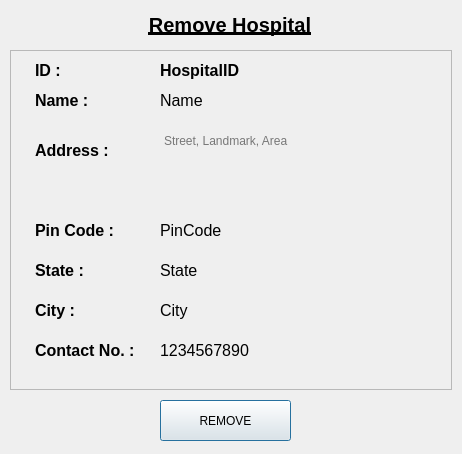
<?xml version="1.0" encoding="UTF-8"?>
<ui version="4.0">
 <class>Dialog</class>
 <widget class="QDialog" name="Dialog">
  <property name="geometry">
   <rect>
    <x>0</x>
    <y>0</y>
    <width>462</width>
    <height>454</height>
   </rect>
  </property>
  <property name="windowTitle">
   <string>Dialog</string>
  </property>
  <widget class="QPushButton" name="addButton">
   <property name="geometry">
    <rect>
     <x>160</x>
     <y>400</y>
     <width>131</width>
     <height>41</height>
    </rect>
   </property>
   <property name="text">
    <string>REMOVE</string>
   </property>
  </widget>
  <widget class="QFrame" name="frame">
   <property name="geometry">
    <rect>
     <x>10</x>
     <y>50</y>
     <width>442</width>
     <height>340</height>
    </rect>
   </property>
   <property name="styleSheet">
    <string notr="true"/>
   </property>
   <property name="frameShape">
    <enum>QFrame::StyledPanel</enum>
   </property>
   <property name="frameShadow">
    <enum>QFrame::Raised</enum>
   </property>
   <widget class="QLabel" name="nameLabel">
    <property name="geometry">
     <rect>
      <x>25</x>
      <y>30</y>
      <width>101</width>
      <height>41</height>
     </rect>
    </property>
    <property name="text">
     <string>&lt;html&gt;&lt;head/&gt;&lt;body&gt;&lt;p&gt;&lt;span style=&quot; font-size:12pt; font-weight:600;&quot;&gt;Name :&lt;/span&gt;&lt;/p&gt;&lt;/body&gt;&lt;/html&gt;</string>
    </property>
   </widget>
   <widget class="QLabel" name="addressLabel">
    <property name="geometry">
     <rect>
      <x>25</x>
      <y>80</y>
      <width>101</width>
      <height>41</height>
     </rect>
    </property>
    <property name="text">
     <string>&lt;html&gt;&lt;head/&gt;&lt;body&gt;&lt;p&gt;&lt;span style=&quot; font-size:12pt; font-weight:600;&quot;&gt;Address :&lt;/span&gt;&lt;/p&gt;&lt;/body&gt;&lt;/html&gt;</string>
    </property>
   </widget>
   <widget class="QLabel" name="contactLabel">
    <property name="geometry">
     <rect>
      <x>25</x>
      <y>290</y>
      <width>131</width>
      <height>21</height>
     </rect>
    </property>
    <property name="text">
     <string>&lt;html&gt;&lt;head/&gt;&lt;body&gt;&lt;p&gt;&lt;span style=&quot; font-size:12pt; font-weight:600;&quot;&gt;Contact No. :&lt;/span&gt;&lt;/p&gt;&lt;/body&gt;&lt;/html&gt;</string>
    </property>
   </widget>
   <widget class="QLabel" name="stateLabel">
    <property name="geometry">
     <rect>
      <x>25</x>
      <y>200</y>
      <width>101</width>
      <height>41</height>
     </rect>
    </property>
    <property name="text">
     <string>&lt;html&gt;&lt;head/&gt;&lt;body&gt;&lt;p&gt;&lt;span style=&quot; font-size:12pt; font-weight:600;&quot;&gt;State :&lt;/span&gt;&lt;/p&gt;&lt;/body&gt;&lt;/html&gt;</string>
    </property>
   </widget>
   <widget class="QLabel" name="pinCodeLabel">
    <property name="geometry">
     <rect>
      <x>25</x>
      <y>160</y>
      <width>101</width>
      <height>41</height>
     </rect>
    </property>
    <property name="text">
     <string>&lt;html&gt;&lt;head/&gt;&lt;body&gt;&lt;p&gt;&lt;span style=&quot; font-size:12pt; font-weight:600;&quot;&gt;Pin Code :&lt;/span&gt;&lt;/p&gt;&lt;/body&gt;&lt;/html&gt;</string>
    </property>
   </widget>
   <widget class="QLabel" name="cityLabel">
    <property name="geometry">
     <rect>
      <x>25</x>
      <y>240</y>
      <width>101</width>
      <height>41</height>
     </rect>
    </property>
    <property name="text">
     <string>&lt;html&gt;&lt;head/&gt;&lt;body&gt;&lt;p&gt;&lt;span style=&quot; font-size:12pt; font-weight:600;&quot;&gt;City :&lt;/span&gt;&lt;/p&gt;&lt;/body&gt;&lt;/html&gt;</string>
    </property>
   </widget>
   <widget class="QTextBrowser" name="address">
    <property name="geometry">
     <rect>
      <x>150</x>
      <y>80</y>
      <width>271</width>
      <height>61</height>
     </rect>
    </property>
    <property name="styleSheet">
     <string notr="true">background-color:transparent;
border:none;</string>
    </property>
    <property name="placeholderText">
     <string>Street, Landmark, Area</string>
    </property>
   </widget>
   <widget class="QLabel" name="pinCode">
    <property name="geometry">
     <rect>
      <x>150</x>
      <y>170</y>
      <width>181</width>
      <height>21</height>
     </rect>
    </property>
    <property name="styleSheet">
     <string notr="true">font-size:12pt;</string>
    </property>
    <property name="text">
     <string>PinCode</string>
    </property>
   </widget>
   <widget class="QLabel" name="state">
    <property name="geometry">
     <rect>
      <x>150</x>
      <y>210</y>
      <width>181</width>
      <height>21</height>
     </rect>
    </property>
    <property name="styleSheet">
     <string notr="true">font-size:12pt;</string>
    </property>
    <property name="text">
     <string>State</string>
    </property>
   </widget>
   <widget class="QLabel" name="city">
    <property name="geometry">
     <rect>
      <x>150</x>
      <y>250</y>
      <width>181</width>
      <height>21</height>
     </rect>
    </property>
    <property name="styleSheet">
     <string notr="true">font-size:12pt;</string>
    </property>
    <property name="text">
     <string>City</string>
    </property>
   </widget>
   <widget class="QLabel" name="contact">
    <property name="geometry">
     <rect>
      <x>150</x>
      <y>290</y>
      <width>191</width>
      <height>21</height>
     </rect>
    </property>
    <property name="styleSheet">
     <string notr="true">font-size:12pt;</string>
    </property>
    <property name="text">
     <string>1234567890</string>
    </property>
   </widget>
   <widget class="QLabel" name="name">
    <property name="geometry">
     <rect>
      <x>150</x>
      <y>30</y>
      <width>371</width>
      <height>41</height>
     </rect>
    </property>
    <property name="styleSheet">
     <string notr="true">font-size:12pt;</string>
    </property>
    <property name="text">
     <string>Name</string>
    </property>
   </widget>
   <widget class="QLabel" name="IDLabel">
    <property name="geometry">
     <rect>
      <x>25</x>
      <y>0</y>
      <width>131</width>
      <height>41</height>
     </rect>
    </property>
    <property name="text">
     <string>&lt;html&gt;&lt;head/&gt;&lt;body&gt;&lt;p&gt;&lt;span style=&quot; font-size:12pt; font-weight:600;&quot;&gt;ID :&lt;/span&gt;&lt;/p&gt;&lt;/body&gt;&lt;/html&gt;</string>
    </property>
   </widget>
   <widget class="QLabel" name="dispensaryID">
    <property name="geometry">
     <rect>
      <x>150</x>
      <y>0</y>
      <width>371</width>
      <height>41</height>
     </rect>
    </property>
    <property name="styleSheet">
     <string notr="true">font-size:12pt;
font-weight: bold;</string>
    </property>
    <property name="text">
     <string>HospitalID</string>
    </property>
   </widget>
  </widget>
  <widget class="QLabel" name="title">
   <property name="geometry">
    <rect>
     <x>70</x>
     <y>0</y>
     <width>320</width>
     <height>50</height>
    </rect>
   </property>
   <property name="text">
    <string>&lt;html&gt;&lt;head/&gt;&lt;body&gt;&lt;p align=&quot;center&quot;&gt;&lt;span style=&quot; font-size:15pt; font-weight:600; text-decoration: underline;&quot;&gt;Remove Hospital&lt;/span&gt;&lt;/p&gt;&lt;/body&gt;&lt;/html&gt;</string>
   </property>
  </widget>
 </widget>
 <resources/>
 <connections/>
</ui>
